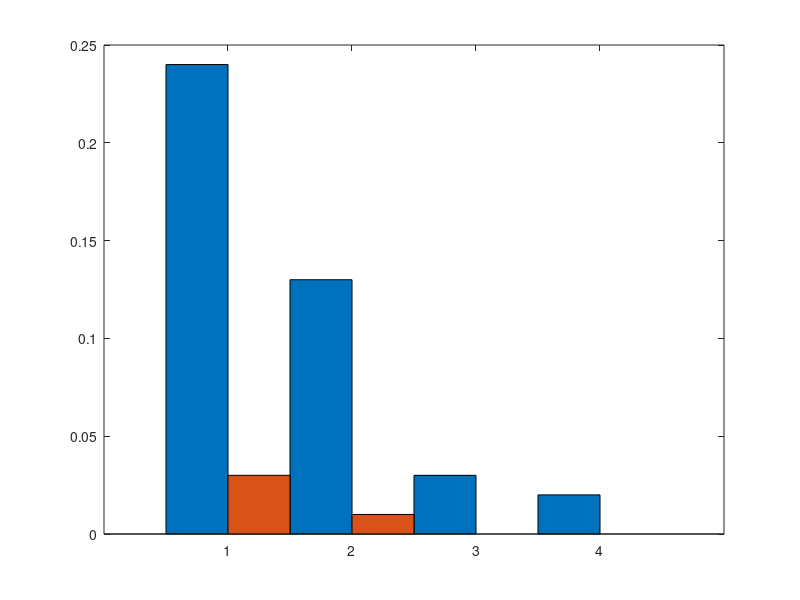

Write MATLAB code to recreate this figure. (Note: this script raises an error after producing the figure.)
close all;
name = {'2 lux'; '43 lux'; '90 lux'; '243 lux'};
rgb = [0.24, 0.13, 0.03, 0.02; 
       0.03, 0.01, 0.0, 0.0]';
x = 1:4;
b = bar(x, rgb, 1);
b(1).FaceColor = 'red';
b(2).FaceColor = 'blue';
set(gca, 'xticklabel', name);
legend('RGB','RGBD');
xlabel('Lighting', 'FontSize', 13);
ylabel('Error Percentage', 'FontSize', 13);